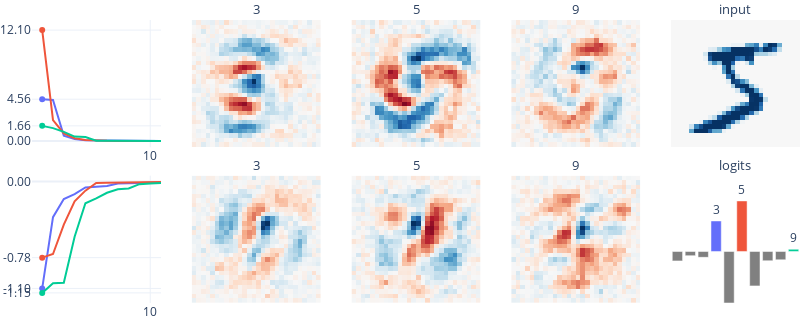

Notebook source saved alongside this figure:
### Markdown cell above
### Using eigenvectors as explanations.
The features we get are nice, but are they actually good at explaining why a model makes a certain prediction? We can check this by measuring the activations for a given input and then plotting the features that activated most strongly. We plot both the top and bottom activating eigenvector for the three digits that had the highest logits. We see that, generally, only very few eigenvectors contribute significantly.

### Code cell
plot_explanation(model, train.x[0])

### Figure 1 — Plotly figure (JSON) as saved in the notebook; plotly's stock layout.template omitted (floating-point values rounded to 4 significant figures; data arrays with more than 128 entries replaced by an {"elided": "..."} marker saying what was removed)
{"data": [{"marker": {"color": "#636EFA"}, "mode": "lines", "showlegend": false, "type": "scatter", "xaxis": "x", "y": [4.563, 4.487, 0.5711, 0.2085, 0.0807, 0.06073, 0.04217, 0.03608, 0.03106, 0.02857, 0.0219, 0.009433], "yaxis": "y"}, {"marker": {"color": "#636EFA"}, "mode": "markers", "showlegend": false, "type": "scatter", "xaxis": "x", "y": [4.563], "yaxis": "y"}, {"marker": {"color": "#636EFA"}, "mode": "lines", "showlegend": false, "type": "scatter", "xaxis": "x6", "y": [-1.101, -0.3665, -0.1791, -0.1291, -0.05997, -0.05167, -0.04586, -0.01966, -0.01835, -0.01288, -0.01181, -0.009898], "yaxis": "y6"}, {"marker": {"color": "#636EFA"}, "mode": "markers", "showlegend": false, "type": "scatter", "xaxis": "x6", "y": [-1.101], "yaxis": "y6"}, {"marker": {"color": "#EF553B"}, "mode": "lines", "showlegend": false, "type": "scatter", "xaxis": "x", "y": [12.1, 2.279, 0.8368, 0.3017, 0.1149, 0.04562, 0.02139, 0.01786, 0.01555, 0.01107, 0.009892, 0.007366], "yaxis": "y"}, {"marker": {"color": "#EF553B"}, "mode": "markers", "showlegend": false, "type": "scatter", "xaxis": "x", "y": [12.1], "yaxis": "y"}, {"marker": {"color": "#EF553B"}, "mode": "lines", "showlegend": false, "type": "scatter", "xaxis": "x6", "y": [-0.7842, -0.7466, -0.4439, -0.2036, -0.09323, -0.01354, -0.01247, -0.009621, -0.007289, -0.006797, -0.00438, -0.004227], "yaxis": "y6"}, {"marker": {"color": "#EF553B"}, "mode": "markers", "showlegend": false, "type": "scatter", "xaxis": "x6", "y": [-0.7842], "yaxis": "y6"}, {"marker": {"color": "#00CC96"}, "mode": "lines", "showlegend": false, "type": "scatter", "xaxis": "x", "y": [1.656, 1.411, 0.9952, 0.4858, 0.4398, 0.03854, 0.03193, 0.02885, 0.0165, 0.01321, 0.01059, 0.009598], "yaxis": "y"}, {"marker": {"color": "#00CC96"}, "mode": "markers", "showlegend": false, "type": "scatter", "xaxis": "x", "y": [1.656], "yaxis": "y"}, {"marker": {"color": "#00CC96"}, "mode": "lines", "showlegend": false, "type": "scatter", "xaxis": "x6", "y": [-1.148, -1.048, -1.044, -0.5693, -0.2235, -0.1735, -0.1149, -0.07866, -0.07109, -0.02666, -0.02038, -0.0144], "yaxis": "y6"}, {"marker": {"color": "#00CC96"}, "mode": "markers", "showlegend": false, "type": "scatter", "xaxis": "x6", "y": [-1.148], "yaxis": "y6"}, {"colorscale": [[0, "rgb(103,0,31)"], [0.1, "rgb(178,24,43)"], [0.2, "rgb(214,96,77)"], [0.3, "rgb(244,165,130)"], [0.4, "rgb(253,219,199)"], [0.5, "rgb(247,247,247)"], [0.6, "rgb(209,229,240)"], [0.7, "rgb(146,197,222)"], [0.8, "rgb(67,147,195)"], [0.9, "rgb(33,102,172)"], [1, "rgb(5,48,97)"]], "showscale": false, "type": "heatmap", "xaxis": "x2", "yaxis": "y2", "z": {"elided": "28x28 float values"}, "zmid": 0}, {"colorscale": [[0, "rgb(103,0,31)"], [0.1, "rgb(178,24,43)"], [0.2, "rgb(214,96,77)"], [0.3, "rgb(244,165,130)"], [0.4, "rgb(253,219,199)"], [0.5, "rgb(247,247,247)"], [0.6, "rgb(209,229,240)"], [0.7, "rgb(146,197,222)"], [0.8, "rgb(67,147,195)"], [0.9, "rgb(33,102,172)"], [1, "rgb(5,48,97)"]], "showscale": false, "type": "heatmap", "xaxis": "x7", "yaxis": "y7", "z": {"elided": "28x28 float values"}, "zmid": 0}, {"colorscale": [[0, "rgb(103,0,31)"], [0.1, "rgb(178,24,43)"], [0.2, "rgb(214,96,77)"], [0.3, "rgb(244,165,130)"], [0.4, "rgb(253,219,199)"], [0.5, "rgb(247,247,247)"], [0.6, "rgb(209,229,240)"], [0.7, "rgb(146,197,222)"], [0.8, "rgb(67,147,195)"], [0.9, "rgb(33,102,172)"], [1, "rgb(5,48,97)"]], "showscale": false, "type": "heatmap", "xaxis": "x3", "yaxis": "y3", "z": {"elided": "28x28 float values"}, "zmid": 0}, {"colorscale": [[0, "rgb(103,0,31)"], [0.1, "rgb(178,24,43)"], [0.2, "rgb(214,96,77)"], [0.3, "rgb(244,165,130)"], [0.4, "rgb(253,219,199)"], [0.5, "rgb(247,247,247)"], [0.6, "rgb(209,229,240)"], [0.7, "rgb(146,197,222)"], [0.8, "rgb(67,147,195)"], [0.9, "rgb(33,102,172)"], [1, "rgb(5,48,97)"]], "showscale": false, "type": "heatmap", "xaxis": "x8", "yaxis": "y8", "z": {"elided": "28x28 float values"}, "zmid": 0}, {"colorscale": [[0, "rgb(103,0,31)"], [0.1, "rgb(178,24,43)"], [0.2, "rgb(214,96,77)"], [0.3, "rgb(244,165,130)"], [0.4, "rgb(253,219,199)"], [0.5, "rgb(247,247,247)"], [0.6, "rgb(209,229,240)"], [0.7, "rgb(146,197,222)"], [0.8, "rgb(67,147,195)"], [0.9, "rgb(33,102,172)"], [1, "rgb(5,48,97)"]], "showscale": false, "type": "heatmap", "xaxis": "x4", "yaxis": "y4", "z": {"elided": "28x28 float values"}, "zmid": 0}, {"colorscale": [[0, "rgb(103,0,31)"], [0.1, "rgb(178,24,43)"], [0.2, "rgb(214,96,77)"], [0.3, "rgb(244,165,130)"], [0.4, "rgb(253,219,199)"], [0.5, "rgb(247,247,247)"], [0.6, "rgb(209,229,240)"], [0.7, "rgb(146,197,222)"], [0.8, "rgb(67,147,195)"], [0.9, "rgb(33,102,172)"], [1, "rgb(5,48,97)"]], "showscale": false, "type": "heatmap", "xaxis": "x9", "yaxis": "y9", "z": {"elided": "28x28 float values"}, "zmid": 0}, {"marker": {"color": ["gray", "gray", "gray", "#636EFA", "gray", "#EF553B", "gray", "gray", "gray", "#00CC96"]}, "showlegend": false, "text": ["", "", "", "3", "", "5", "", "", "", "9"], "textfont": {"size": 12}, "textposition": "outside", "type": "bar", "xaxis": "x10", "y": [-2.513, -1.121, -1.563, 8.117, -13.71, 13.44, -9.164, -2.477, -2.229, 0.5897], "yaxis": "y10"}, {"colorscale": [[0, "rgb(103,0,31)"], [0.1, "rgb(178,24,43)"], [0.2, "rgb(214,96,77)"], [0.3, "rgb(244,165,130)"], [0.4, "rgb(253,219,199)"], [0.5, "rgb(247,247,247)"], [0.6, "rgb(209,229,240)"], [0.7, "rgb(146,197,222)"], [0.8, "rgb(67,147,195)"], [0.9, "rgb(33,102,172)"], [1, "rgb(5,48,97)"]], "showscale": false, "type": "heatmap", "xaxis": "x5", "yaxis": "y5", "z": {"elided": "28x28 float values"}, "zmid": 0}], "layout": {"annotations": [{"font": {"size": 13}, "showarrow": false, "text": "3", "x": 0.292, "xanchor": "center", "xref": "paper", "y": 1, "yanchor": "bottom", "yref": "paper"}, {"font": {"size": 13}, "showarrow": false, "text": "5", "x": 0.5, "xanchor": "center", "xref": "paper", "y": 1, "yanchor": "bottom", "yref": "paper"}, {"font": {"size": 13}, "showarrow": false, "text": "9", "x": 0.708, "xanchor": "center", "xref": "paper", "y": 1, "yanchor": "bottom", "yref": "paper"}, {"font": {"size": 13}, "showarrow": false, "text": "input", "x": 0.916, "xanchor": "center", "xref": "paper", "y": 1, "yanchor": "bottom", "yref": "paper"}, {"font": {"size": 13}, "showarrow": false, "text": "3", "x": 0.292, "xanchor": "center", "xref": "paper", "y": 0.45, "yanchor": "bottom", "yref": "paper"}, {"font": {"size": 13}, "showarrow": false, "text": "5", "x": 0.5, "xanchor": "center", "xref": "paper", "y": 0.45, "yanchor": "bottom", "yref": "paper"}, {"font": {"size": 13}, "showarrow": false, "text": "9", "x": 0.708, "xanchor": "center", "xref": "paper", "y": 0.45, "yanchor": "bottom", "yref": "paper"}, {"font": {"size": 13}, "showarrow": false, "text": "logits", "x": 0.916, "xanchor": "center", "xref": "paper", "y": 0.45, "yanchor": "bottom", "yref": "paper"}], "height": 320, "margin": {"b": 0, "l": 0, "r": 0, "t": 20}, "width": 800, "xaxis": {"anchor": "y", "domain": [0, 0.168], "ticktext": ["10"], "tickvals": [10], "visible": true, "zeroline": false}, "xaxis10": {"anchor": "y10", "domain": [0.832, 1], "visible": false}, "xaxis2": {"anchor": "y2", "domain": [0.208, 0.376], "visible": false}, "xaxis3": {"anchor": "y3", "domain": [0.416, 0.584], "visible": false}, "xaxis4": {"anchor": "y4", "domain": [0.624, 0.792], "visible": false}, "xaxis5": {"anchor": "y5", "domain": [0.832, 1], "visible": false}, "xaxis6": {"anchor": "y6", "domain": [0, 0.168], "ticktext": ["10"], "tickvals": [10], "visible": true, "zeroline": false}, "xaxis7": {"anchor": "y7", "domain": [0.208, 0.376], "visible": false}, "xaxis8": {"anchor": "y8", "domain": [0.416, 0.584], "visible": false}, "xaxis9": {"anchor": "y9", "domain": [0.624, 0.792], "visible": false}, "yaxis": {"anchor": "x", "domain": [0.55, 1], "ticktext": ["0.00", "4.56", "12.10", "1.66"], "tickvals": [0, 4.563, 12.1, 1.656], "visible": true}, "yaxis10": {"anchor": "x10", "domain": [0, 0.45], "range": [-13.71, 20.17], "visible": false}, "yaxis2": {"anchor": "x2", "domain": [0.55, 1], "visible": false}, "yaxis3": {"anchor": "x3", "domain": [0.55, 1], "visible": false}, "yaxis4": {"anchor": "x4", "domain": [0.55, 1], "visible": false}, "yaxis5": {"anchor": "x5", "domain": [0.55, 1], "visible": false}, "yaxis6": {"anchor": "x6", "domain": [0, 0.45], "ticktext": ["0.00", "-1.10", "-0.78", "-1.15"], "tickvals": [0, -1.101, -0.7842, -1.148], "visible": true}, "yaxis7": {"anchor": "x7", "domain": [0, 0.45], "visible": false}, "yaxis8": {"anchor": "x8", "domain": [0, 0.45], "visible": false}, "yaxis9": {"anchor": "x9", "domain": [0, 0.45], "visible": false}}}
